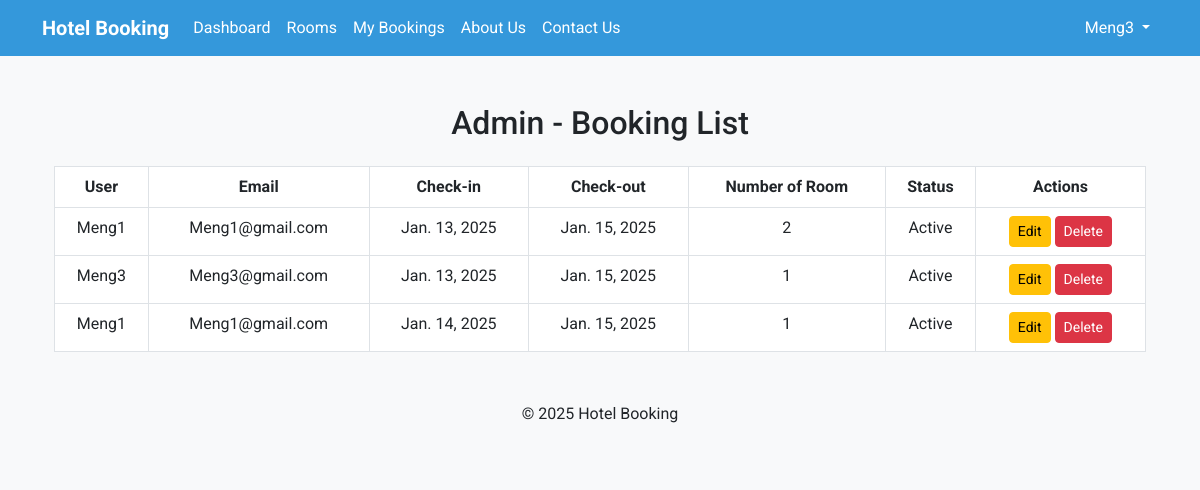
Screenshot of /admin-bookings/ (signed in) with the database file from the repository.
### bookings/models.py (models this page shows, shortened)
class Booking(models.Model):
    user = models.ForeignKey(User, on_delete=models.CASCADE)
    room = models.ForeignKey(Room, on_delete=models.CASCADE)
    check_in = models.DateField()
    check_out = models.DateField()
    rooms_booked = models.PositiveIntegerField(default=1)

### bookings/views.py (the view)
# urls.py: path('admin-bookings/', views.admin_booking_list, name='admin_booking_list'),
@login_required
def admin_booking_list(request):
    bookings = Booking.objects.select_related('room', 'user').all()
    return render(request, 'bookings/admin_booking_list.html', {'bookings': bookings})

### bookings/templates/bookings/admin_booking_list.html (shortened to what this page needs)
{% extends 'bookings/main.html' %}
{% block content %}
<div class="container mt-5">
    <h2 class="text-center mb-4">Admin - Booking List</h2>
    <table class="table table-bordered text-center">
        <thead>
            <tr>
                <th>User</th>
                <th>Email</th>
                <th>Check-in</th>
                <th>Check-out</th>
                <th>Number of Room</th>
                <th>Status</th>
                <th>Actions</th>
            </tr>
        </thead>
        <tbody>
            {% for booking in bookings %}
            <tr>
                <td>{{ booking.user }}</td>
                <td>{{ booking.user.email }}</td>
                <td>{{ booking.check_in }}</td>
                <td>{{ booking.check_out }}</td>
                <td>{{ booking.rooms_booked }}</td>
                <td>
                    {% if booking.check_out < today %} Complete {% else %} Active {% endif %} </td>
                <td>
                    <a class="btn btn-warning btn-sm" href="{% url 'update_booking_admin' booking.id %}">Edit</a>
                    <a class="btn btn-danger btn-sm" href="{% url 'delete_booking_admin' booking.id %}">Delete</a>
                </td>
            </tr>
            {% empty %}
            <tr>
                <td colspan="8" class="text-center">No bookings available.</td>
            </tr>
            {% endfor %}
        </tbody>
    </table>
</div>
{% endblock %}

### bookings/templates/bookings/navbar.html (shortened to what this page needs)
<nav class="navbar navbar-expand-lg navbar-light bg-primary">
    <div class="container">
        <a class="navbar-brand text-white fw-bold">Hotel Booking</a>
        <div class="collapse navbar-collapse" id="navbarNav">
            <ul class="navbar-nav me-auto">
                {% if user.is_authenticated %}
                {% if user.is_staff %}
                <li class="nav-item"><a class="nav-link text-white" href="{% url 'admin_dashboard' %}">Admin
                        Dashboard</a></li>
                {% else %}
                <li class="nav-item"><a class="nav-link text-white" href="{% url 'dashboard' %}"> Dashboard</a></li>
                <li class="nav-item"><a class="nav-link text-white" href="{% url 'room_list' %}">Rooms</a></li>
                <li class="nav-item"><a class="nav-link text-white" href="{% url 'my_bookings' %}">My Bookings</a></li>
                <li class="nav-item"><a class="nav-link text-white" href="{% url 'about' %}">About Us</a></li>
                <li class="nav-item"><a class="nav-link text-white" href="{% url 'contact' %}">Contact Us</a></li>
                {% endif %}
                {% endif %}
            </ul>
            <ul class="navbar-nav">
                {% if user.is_authenticated %}
                <li class="nav-item dropdown">
                    <a class="nav-link dropdown-toggle text-white" href="#" id="userDropdown" role="button"
                        data-bs-toggle="dropdown" aria-expanded="false">
                        {{ user.username }}
                    </a>
                </li>
                {% else %}
                <li class="nav-item"><a class="nav-link text-white" href="{% url 'login' %}">Login</a></li>
                <li class="nav-item"><a class="nav-link text-white" href="{% url 'register' %}">Register</a></li>
                {% endif %}
            </ul>
        </div>
    </div>
</nav>

### bookings/static/css/style.css (style rules this page uses)
body { background-color: #f8f9fa; font-family: "Arial", sans-serif; }

### bookings/templates/bookings/main.html (style rules this page uses)
body { font-family: 'Roboto', sans-serif; }
.bg-primary { background-color: #3498db !important; }

### rows the page displays
Booking: user "Meng1", user.email "Meng1@gmail.com", check_in "Jan. 13, 2025", check_out "Jan. 15, 2025", rooms_booked "2", shows "Active"
Booking: user "Meng3", user.email "Meng3@gmail.com", check_in "Jan. 13, 2025", check_out "Jan. 15, 2025", rooms_booked "1", shows "Active"
Booking: user "Meng1", user.email "Meng1@gmail.com", check_in "Jan. 14, 2025", check_out "Jan. 15, 2025", rooms_booked "1", shows "Active"

### other values shown
{{ user.username }} "Meng3"
